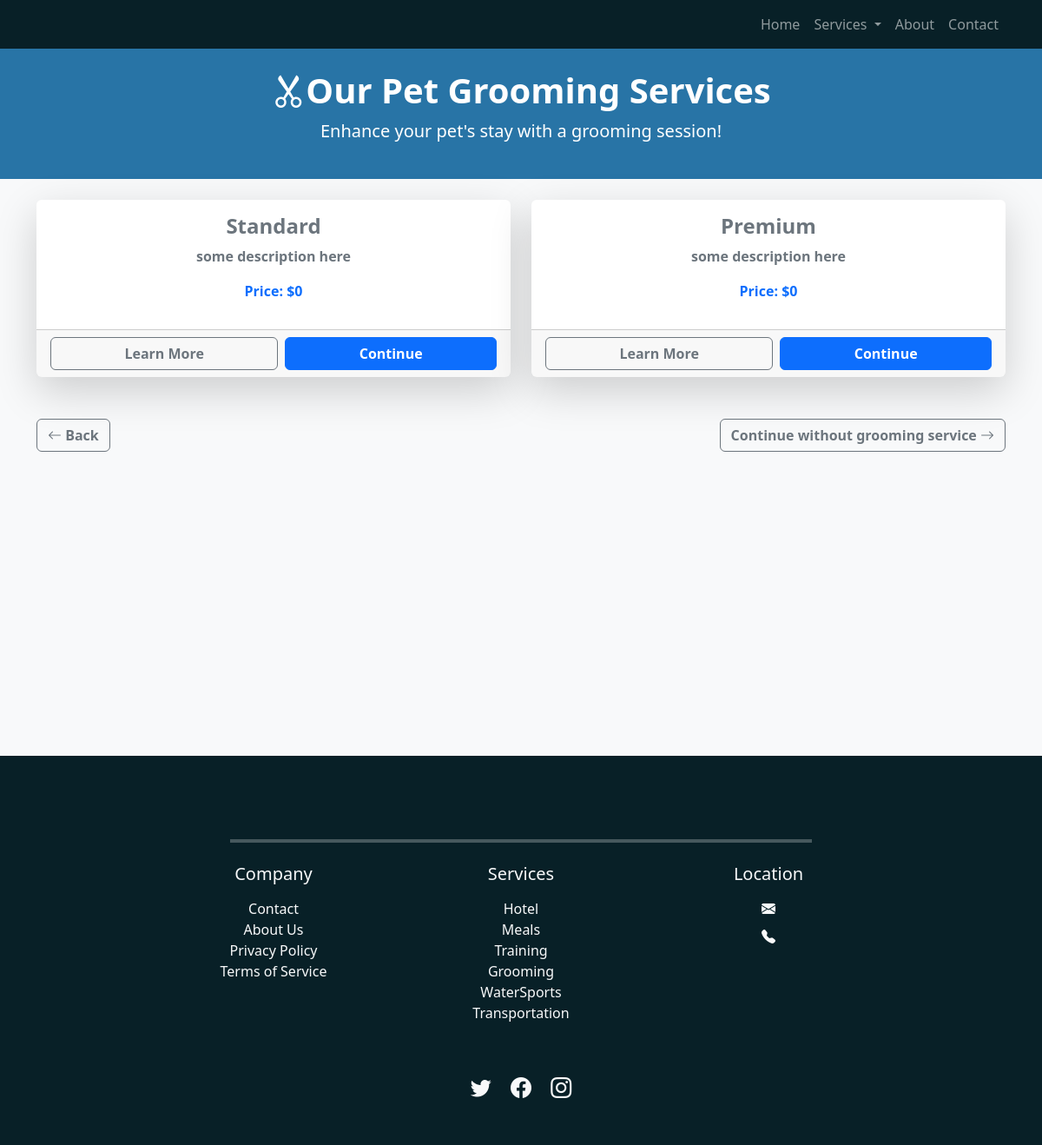
The app's page /booking/select-grooming with its own data.
### grooming/models.py (models this page shows, shortened)
class Service(models.Model):
    title = models.CharField(max_length=255)
    description = models.TextField()
    class Meta:
        verbose_name = "Services"
        verbose_name_plural = "Services"

### booking/views.py (the view, shortened to what this page needs)
# urls.py: path('booking/select-grooming', SelectGroomingView.as_view(), name='select_grooming'),
class SelectGroomingView(TemplateView):
    template_name = "select_grooming.html"
    def get_context_data(self, **kwargs):
        context = super().get_context_data(**kwargs)
        grooming_services = GroomingService.objects.all()
        pet_details = self.request.session.get("pet_details", [])
        context["grooming_services"] = grooming_services
        for service in grooming_services:
            total_price = 0
            for pet in pet_details:
                price_obj = GroomingAnimalSize.objects.filter(
                    animal=pet['type'], size=pet['size'], service=service
                ).first()
                if price_obj:
                    total_price += price_obj.price
            service.total_price = total_price
        return context

### booking/templates/select_grooming.html (shortened to what this page needs)
{% extends "base.html" %}
    {% block extra_head %}
    {% load static %}
    <link rel="stylesheet" type="text/css" href="{% static 'home.css' %}">
    <link rel="stylesheet" type="text/css" href="{% static 'base.css' %}">
    <link href="https://cdn.jsdelivr.net/npm/bootstrap@5.3.2/dist/css/bootstrap.min.css" rel="stylesheet">
    <link rel="stylesheet" href="https://cdn.jsdelivr.net/npm/bootstrap-icons/font/bootstrap-icons.css">
    {% endblock %}
{% block content %}
<body class="bg-light">
<header class="text-white text-center py-4" style="background-color: #2874a6">
    <h1 class="fw-bold"><i class="bi bi-scissors"></i>Our Pet Grooming Services</h1>
    <p class="lead">Enhance your pet's stay with a grooming session!</p>
</header>
<div class="container mt-4" style="height: 80vh;">
    <form method="POST">
        <div class="row justify-content-center">
            {% for service in grooming_services %}
            <div class="col-md-6 mb-4">
                <div class="card shadow-lg border-0">
                    <div class="card-body">
                        <h4 class="text-center text-secondary fw-bold">{{ service.title }}</h4>
                        <p class="text-center text-secondary fw-bold">{{ service.description }}</p>
                        <p class="text-center text-primary fw-bold">Price: ${{ service.total_price }}</p>
                    </div>
                    <div class="card-footer d-flex gap-2">
                        <button type="submit" value="{{ service.title }}"
                                class="btn btn-outline-secondary flex-grow-1 fw-bold">Learn More
                        </button>
                        <button type="submit" name="grooming_service" value="{{ service.title }}" class="btn btn-primary flex-grow-1 fw-bold">
                            Continue
                        </button>
                    </div>
                </div>
            </div>
            {% if forloop.counter|divisibleby:2 %}
            </div>
            {% endif %}
            {% endfor %}
        <div class="d-flex justify-content-between mt-4">
            <a href="{% url 'select_transportation' %}" class="btn btn-outline-secondary fw-bold">
                <i class="bi bi-arrow-left"></i> Back
            </a>
            <button type="submit" name="continue_without_service" class="btn btn-outline-secondary fw-bold">
                Continue without grooming service <i class="bi bi-arrow-right"></i>
            </button>
        </div>
    </form>
</div>
</body>
{% endblock %}

### records on screen
Service: title "Standard", description "some description here", total_price "0"
Service: title "Premium", description "some description here", total_price "0"
